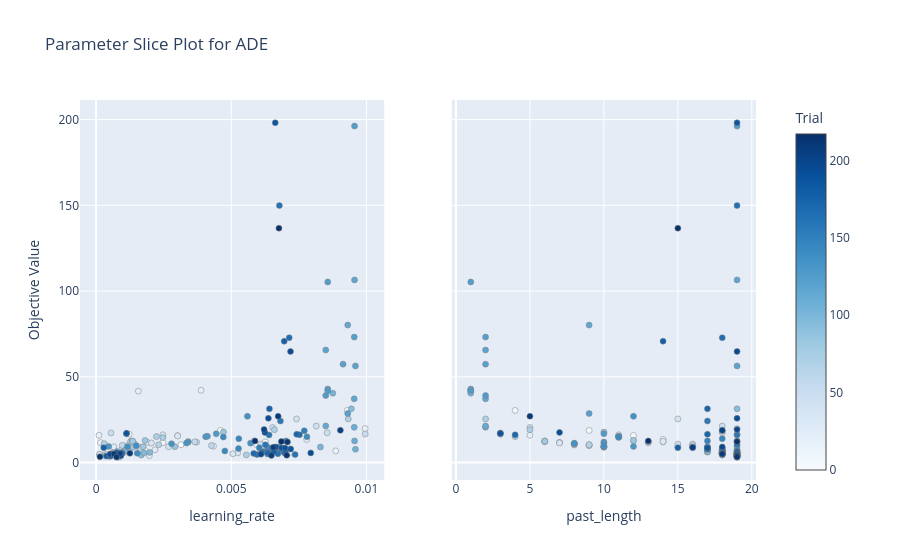
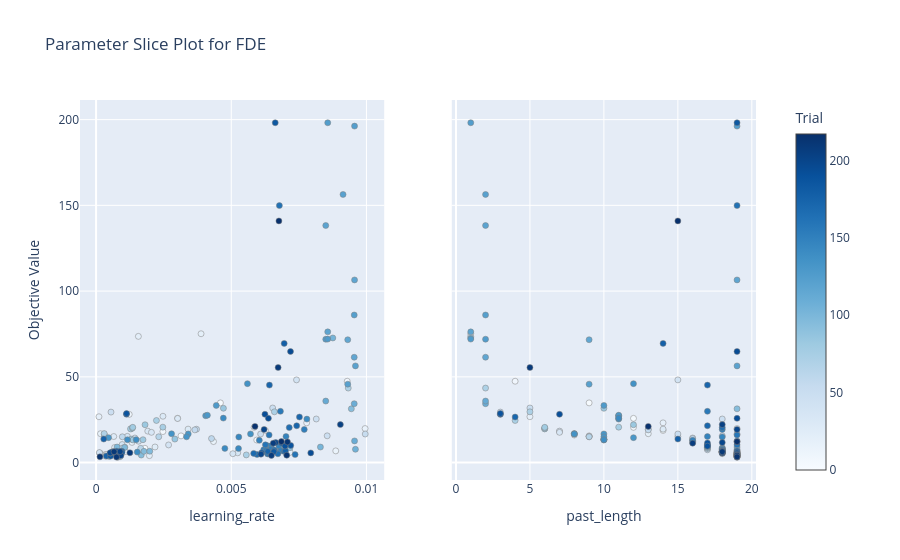
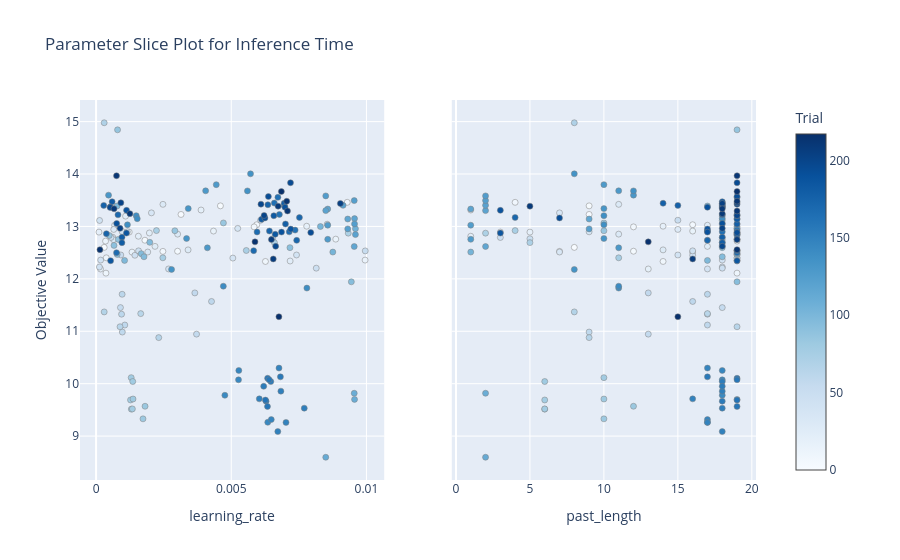

The notebook cell these images were saved under, in order:
### Markdown cell above
# パラメータの値と目的関数の値の関係を可視化

### Code cell
# 各目的関数に対してスライスプロットを作成
for target in ['ADE', 'FDE', 'Inference Time']:
    fig = optuna.visualization.plot_slice(study, 
                                        params=["learning_rate", "past_length"],
                                        target=lambda t: t.values[0] if target == 'ADE' else t.values[1] if target == 'FDE' else t.values[2]
                                        )
    fig.update_layout(title=f'Parameter Slice Plot for {target}')
    fig.show()

### Figure 1 — Plotly figure (JSON) as saved in the notebook; plotly's stock layout.template omitted (floating-point values rounded to 4 significant figures; data arrays with more than 128 entries replaced by an {"elided": "..."} marker saying what was removed)
{"data": [{"marker": {"color": {"elided": "201 int values"}, "colorbar": {"title": {"text": "Trial"}, "x": 1, "xpad": 40}, "colorscale": [[0, "rgb(247,251,255)"], [0.125, "rgb(222,235,247)"], [0.25, "rgb(198,219,239)"], [0.375, "rgb(158,202,225)"], [0.5, "rgb(107,174,214)"], [0.625, "rgb(66,146,198)"], [0.75, "rgb(33,113,181)"], [0.875, "rgb(8,81,156)"], [1, "rgb(8,48,107)"]], "line": {"color": "Grey", "width": 0.5}, "showscale": true}, "mode": "markers", "name": "Feasible Trial", "showlegend": false, "type": "scatter", "x": {"elided": "201 float values"}, "xaxis": "x", "y": {"elided": "201 float values"}, "yaxis": "y"}, {"marker": {"color": {"elided": "201 int values"}, "colorbar": {"title": {"text": "Trial"}, "x": 1, "xpad": 40}, "colorscale": [[0, "rgb(247,251,255)"], [0.125, "rgb(222,235,247)"], [0.25, "rgb(198,219,239)"], [0.375, "rgb(158,202,225)"], [0.5, "rgb(107,174,214)"], [0.625, "rgb(66,146,198)"], [0.75, "rgb(33,113,181)"], [0.875, "rgb(8,81,156)"], [1, "rgb(8,48,107)"]], "line": {"color": "Grey", "width": 0.5}, "showscale": false}, "mode": "markers", "name": "Feasible Trial", "showlegend": false, "type": "scatter", "x": {"elided": "201 int values"}, "xaxis": "x2", "y": {"elided": "201 float values"}, "yaxis": "y2"}], "layout": {"title": {"text": "Parameter Slice Plot for ADE"}, "xaxis": {"anchor": "y", "domain": [0, 0.45], "title": {"text": "learning_rate"}}, "xaxis2": {"anchor": "y2", "domain": [0.55, 1], "title": {"text": "past_length"}}, "yaxis": {"anchor": "x", "domain": [0, 1], "title": {"text": "Objective Value"}}, "yaxis2": {"anchor": "x2", "domain": [0, 1], "matches": "y", "showticklabels": false}}}

### Figure 2 — Plotly figure (JSON) as saved in the notebook; plotly's stock layout.template omitted (floating-point values rounded to 4 significant figures; data arrays with more than 128 entries replaced by an {"elided": "..."} marker saying what was removed)
{"data": [{"marker": {"color": {"elided": "201 int values"}, "colorbar": {"title": {"text": "Trial"}, "x": 1, "xpad": 40}, "colorscale": [[0, "rgb(247,251,255)"], [0.125, "rgb(222,235,247)"], [0.25, "rgb(198,219,239)"], [0.375, "rgb(158,202,225)"], [0.5, "rgb(107,174,214)"], [0.625, "rgb(66,146,198)"], [0.75, "rgb(33,113,181)"], [0.875, "rgb(8,81,156)"], [1, "rgb(8,48,107)"]], "line": {"color": "Grey", "width": 0.5}, "showscale": true}, "mode": "markers", "name": "Feasible Trial", "showlegend": false, "type": "scatter", "x": {"elided": "201 float values"}, "xaxis": "x", "y": {"elided": "201 float values"}, "yaxis": "y"}, {"marker": {"color": {"elided": "201 int values"}, "colorbar": {"title": {"text": "Trial"}, "x": 1, "xpad": 40}, "colorscale": [[0, "rgb(247,251,255)"], [0.125, "rgb(222,235,247)"], [0.25, "rgb(198,219,239)"], [0.375, "rgb(158,202,225)"], [0.5, "rgb(107,174,214)"], [0.625, "rgb(66,146,198)"], [0.75, "rgb(33,113,181)"], [0.875, "rgb(8,81,156)"], [1, "rgb(8,48,107)"]], "line": {"color": "Grey", "width": 0.5}, "showscale": false}, "mode": "markers", "name": "Feasible Trial", "showlegend": false, "type": "scatter", "x": {"elided": "201 int values"}, "xaxis": "x2", "y": {"elided": "201 float values"}, "yaxis": "y2"}], "layout": {"title": {"text": "Parameter Slice Plot for FDE"}, "xaxis": {"anchor": "y", "domain": [0, 0.45], "title": {"text": "learning_rate"}}, "xaxis2": {"anchor": "y2", "domain": [0.55, 1], "title": {"text": "past_length"}}, "yaxis": {"anchor": "x", "domain": [0, 1], "title": {"text": "Objective Value"}}, "yaxis2": {"anchor": "x2", "domain": [0, 1], "matches": "y", "showticklabels": false}}}

### Figure 3 — Plotly figure (JSON) as saved in the notebook; plotly's stock layout.template omitted (floating-point values rounded to 4 significant figures; data arrays with more than 128 entries replaced by an {"elided": "..."} marker saying what was removed)
{"data": [{"marker": {"color": {"elided": "201 int values"}, "colorbar": {"title": {"text": "Trial"}, "x": 1, "xpad": 40}, "colorscale": [[0, "rgb(247,251,255)"], [0.125, "rgb(222,235,247)"], [0.25, "rgb(198,219,239)"], [0.375, "rgb(158,202,225)"], [0.5, "rgb(107,174,214)"], [0.625, "rgb(66,146,198)"], [0.75, "rgb(33,113,181)"], [0.875, "rgb(8,81,156)"], [1, "rgb(8,48,107)"]], "line": {"color": "Grey", "width": 0.5}, "showscale": true}, "mode": "markers", "name": "Feasible Trial", "showlegend": false, "type": "scatter", "x": {"elided": "201 float values"}, "xaxis": "x", "y": {"elided": "201 float values"}, "yaxis": "y"}, {"marker": {"color": {"elided": "201 int values"}, "colorbar": {"title": {"text": "Trial"}, "x": 1, "xpad": 40}, "colorscale": [[0, "rgb(247,251,255)"], [0.125, "rgb(222,235,247)"], [0.25, "rgb(198,219,239)"], [0.375, "rgb(158,202,225)"], [0.5, "rgb(107,174,214)"], [0.625, "rgb(66,146,198)"], [0.75, "rgb(33,113,181)"], [0.875, "rgb(8,81,156)"], [1, "rgb(8,48,107)"]], "line": {"color": "Grey", "width": 0.5}, "showscale": false}, "mode": "markers", "name": "Feasible Trial", "showlegend": false, "type": "scatter", "x": {"elided": "201 int values"}, "xaxis": "x2", "y": {"elided": "201 float values"}, "yaxis": "y2"}], "layout": {"title": {"text": "Parameter Slice Plot for Inference Time"}, "xaxis": {"anchor": "y", "domain": [0, 0.45], "title": {"text": "learning_rate"}}, "xaxis2": {"anchor": "y2", "domain": [0.55, 1], "title": {"text": "past_length"}}, "yaxis": {"anchor": "x", "domain": [0, 1], "title": {"text": "Objective Value"}}, "yaxis2": {"anchor": "x2", "domain": [0, 1], "matches": "y", "showticklabels": false}}}
